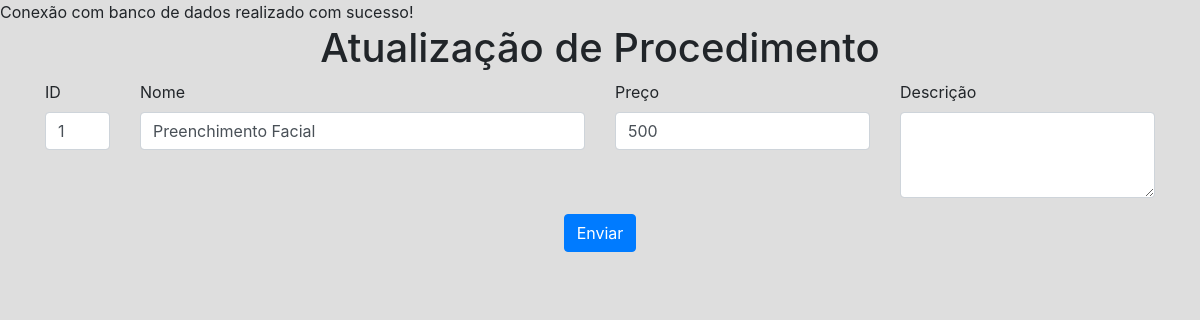
Screenshot of /editar-proced.php?codigo=1 with the database file from the repository.
### tables this page shows
CREATE TABLE `procedimento` (
  `idprocedimento` int(11) NOT NULL,
  `nomeprocedimento` varchar(60) NOT NULL,
  `descricao` varchar(100) NOT NULL,
  `valor` double NOT NULL
);

### editar-proced.php (the view, shortened to what this page needs)
<?php
    require_once './head.php';
    include_once './conexao.php';
    $cod = filter_input(INPUT_GET, "codigo", FILTER_SANITIZE_NUMBER_INT);
    $sql = "SELECT * from procedimento where idprocedimento = $cod LIMIT 1";
    $resultado= $conn->prepare($sql);
    $resultado->execute();
    if(($resultado) AND ($resultado->rowCount() != 0)){
        $linha = $resultado->fetch(PDO::FETCH_ASSOC);
        extract($linha);
    }
    else{
        $_SESSION['msg'] = "Erro: Procedimento não encontrado!";
        header("Location: ./relatorio-proced.php");
    }
?>
<form method="post" action="./control-proced.php" enctype="multipart/form-data">
    <div class="container-fluid">
      <div class="row">
        <div class="col-md-12 text-center">
          <h1>Atualização de Procedimento</h1>
        </div>
       </div>
    </div>
  <form>
    <div class="container">
        <div class="row">
            <div class="col-md-1">
                <div class="form-group">
                    <label for="codigo">ID</label>
                    <input type="text" class="form-control" name="codigo"
                    value="<?php echo $idprocedimento;?>"
                    >
                </div>
            </div>
            <div class="col-md-5">
                <div class="form-group">
                    <label for="nomeprocedimento">Nome</label>
                    <input type="text" class="form-control" name="nomeprocedimento" value="<?php echo $nomeprocedimento;?>">
                </div>
            </div>
            <div class="col-md-3">
                <div class="form-group">
                    <label for="valor">Preço</label>
                    <input type="text" name="valor" class="form-control" onchange="this.value = this.value.replace( /,/g, '.')"  value="<?php echo $valor;?>">
                </div>
            </div>
            <div class="col-md-3">
                <div class="form-group">
                    <label for="descricao">Descrição</label>
                    <textarea class="form-control" name="descricao" rows="3"  value="<?php echo $descricao;?>"></textarea>
                </div>
            </div>
        </div>
    </div>
    <div class="row">
        <div class="col-md-12 text-center">
            <input type="submit" class="btn btn-primary" name="btneditar" value="Enviar">
        </div>
    </div>

### style.css (style rules this page uses)
body { margin: 0; padding: 0; height: 100%; width: 100%; overflow-x: hidden; background: #dedede; }

### rows the page displays
procedimento: codigo "1", nomeprocedimento "Preenchimento Facial", valor "500"
